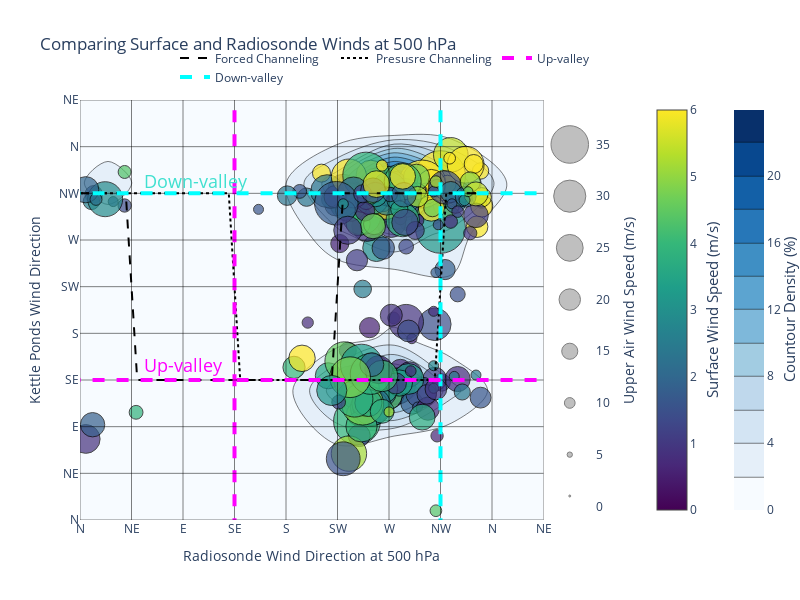
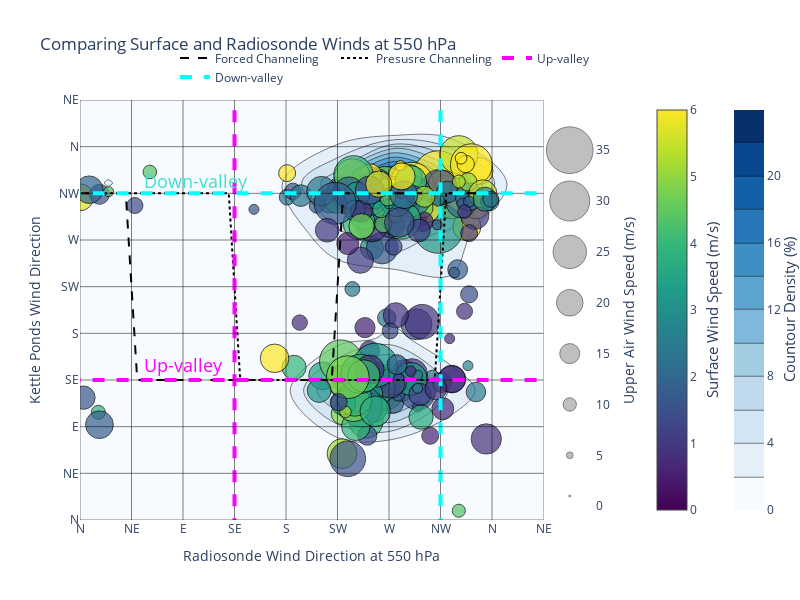
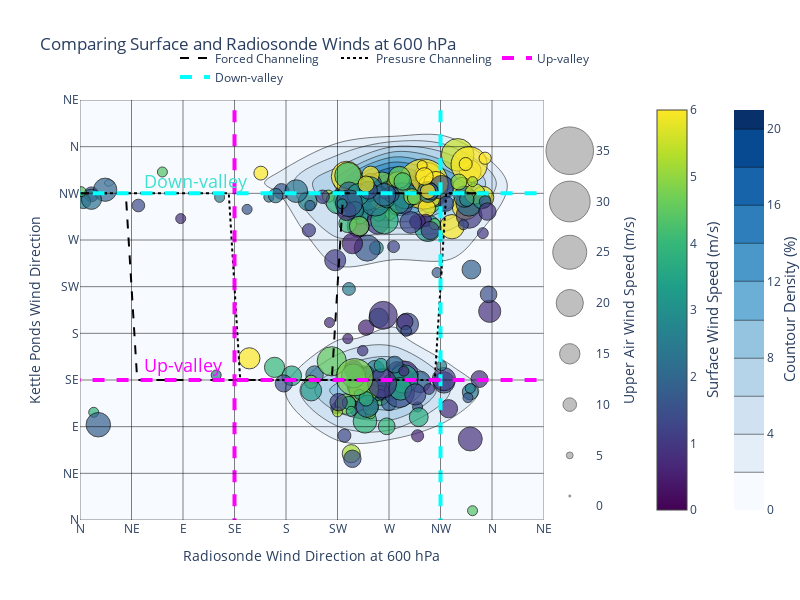

Notebook cell for these charts, in order:
### Code cell
levels = [500, 550, 600]
dfs = [pres_500_23, pres_550_23, pres_600_23]
for level, df in zip(levels, dfs):
    fig = plot_surface_and_upper_air(df, f'{level} hPa', surf_dir='dir_10m_c', surf_spd='spd_10m_c',)
    fig.show()

### Figure 1 — Plotly figure (JSON) as saved in the notebook; plotly's stock layout.template omitted (floating-point values rounded to 4 significant figures; data arrays with more than 128 entries replaced by an {"elided": "..."} marker saying what was removed)
{"data": [{"colorbar": {"x": 1.25}, "colorscale": [[0, "rgb(8,48,107)"], [0.125, "rgb(8,81,156)"], [0.25, "rgb(33,113,181)"], [0.375, "rgb(66,146,198)"], [0.5, "rgb(107,174,214)"], [0.625, "rgb(158,202,225)"], [0.75, "rgb(198,219,239)"], [0.875, "rgb(222,235,247)"], [1, "rgb(247,251,255)"]], "histnorm": "percent", "hovertemplate": "Upper Wind Speed: %{marker.size:.2f} m/s<br>Surface Wind Speed: %{marker.color:.2f} m/s<extra></extra>", "ncontours": 20, "reversescale": true, "showscale": true, "type": "histogram2dcontour", "x": {"elided": "244 int values"}, "xaxis": "x", "y": {"elided": "244 float values"}, "yaxis": "y"}, {"hovertemplate": "Upper Wind Speed: %{marker.size:.2f} m/s<br>Surface Wind Speed: %{marker.color:.2f} m/s<extra></extra>", "marker": {"cmax": 6, "cmin": 0, "color": {"elided": "244 float values"}, "colorbar": {"x": 1.1}, "colorscale": [[0, "#440154"], [0.1111, "#482878"], [0.2222, "#3e4989"], [0.3333, "#31688e"], [0.4444, "#26828e"], [0.5556, "#1f9e89"], [0.6667, "#35b779"], [0.7778, "#6ece58"], [0.8889, "#b5de2b"], [1, "#fde725"]], "line": {"color": "black", "width": 1}, "opacity": 0.7, "size": {"elided": "244 float values"}, "sizemin": 5, "sizemode": "diameter", "sizeref": 0.932}, "mode": "markers", "name": "500 mb", "showlegend": false, "type": "scatter", "x": {"elided": "244 int values"}, "y": {"elided": "244 float values"}}, {"hovertemplate": "Upper Wind Speed: %{marker.size:.2f} m/s<br>Surface Wind Speed: %{marker.color:.2f} m/s<extra></extra>", "line": {"color": "black", "dash": "dash"}, "mode": "lines", "name": "Forced Channeling", "showlegend": true, "type": "scatter", "x": [0, 10, 20, 30, 40, 50, 60, 70, 80, 90, 100, 110, 120, 130, 140, 150, 160, 170, 180, 190, 200, 210, 220, 230, 240, 250, 260, 270, 280, 290, 300, 310, 320, 330, 340, 350], "y": [315, 315, 315, 315, 315, 135, 135, 135, 135, 135, 135, 135, 135, 135, 135, 135, 135, 135, 135, 135, 135, 135, 135, 315, 315, 315, 315, 315, 315, 315, 315, 315, 315, 315, 315, 315]}, {"hovertemplate": "Upper Wind Speed: %{marker.size:.2f} m/s<br>Surface Wind Speed: %{marker.color:.2f} m/s<extra></extra>", "line": {"color": "black", "dash": "dot"}, "mode": "lines", "name": "Presusre Channeling", "showlegend": true, "type": "scatter", "x": [0, 10, 20, 30, 40, 50, 60, 70, 80, 90, 100, 110, 120, 130, 140, 150, 160, 170, 180, 190, 200, 210, 220, 230, 240, 250, 260, 270, 280, 290, 300, 310, 320, 330, 340, 350], "y": [315, 315, 315, 315, 315, 315, 315, 315, 315, 315, 315, 315, 315, 315, 135, 135, 135, 135, 135, 135, 135, 135, 135, 135, 135, 135, 135, 135, 135, 135, 135, 135, 315, 315, 315, 315]}, {"hovertemplate": "Upper Wind Speed: %{marker.size:.2f} m/s<br>Surface Wind Speed: %{marker.color:.2f} m/s<extra></extra>", "marker": {"cmax": 6, "cmin": 0, "color": "grey", "line": {"color": "black", "width": 1}, "opacity": 0.5, "size": [1, 5, 10, 15, 20, 25, 30, 35], "sizemin": 1, "sizemode": "diameter", "sizeref": 0.932}, "mode": "markers", "showlegend": false, "type": "scatter", "x": [0, 0, 0, 0, 0, 0, 0, 0], "xaxis": "x2", "y": [1, 5, 10, 15, 20, 25, 30, 35], "yaxis": "y2"}], "layout": {"annotations": [{"font": {"size": 15}, "showarrow": false, "text": "Countour Density (%)", "textangle": -90, "x": 1.4, "xref": "paper", "y": 0.5, "yref": "paper"}, {"font": {"size": 15}, "showarrow": false, "text": "Surface Wind Speed (m/s)", "textangle": -90, "x": 1.25, "xref": "paper", "y": 0.5, "yref": "paper"}, {"font": {"color": "turquoise", "size": 18}, "showarrow": false, "text": "Down-valley", "textangle": 0, "x": 0.12, "xref": "paper", "y": 0.84, "yref": "paper"}, {"font": {"color": "magenta", "size": 18}, "showarrow": false, "text": "Up-valley", "textangle": 0, "x": 0.12, "xref": "paper", "y": 0.37, "yref": "paper"}], "height": 600, "legend": {"orientation": "h", "x": 1, "xanchor": "right", "y": 1.02, "yanchor": "bottom"}, "margin": {"r": 150}, "plot_bgcolor": "rgba(0,0,0,0)", "shapes": [{"line": {"color": "black", "width": 1}, "opacity": 0.5, "type": "line", "x0": 0, "x1": 0, "y0": -10, "y1": 420}, {"line": {"color": "black", "width": 1}, "opacity": 0.5, "type": "line", "x0": 45, "x1": 45, "y0": -10, "y1": 420}, {"line": {"color": "black", "width": 1}, "opacity": 0.5, "type": "line", "x0": 90, "x1": 90, "y0": -10, "y1": 420}, {"line": {"color": "black", "width": 1}, "opacity": 0.5, "type": "line", "x0": 135, "x1": 135, "y0": -10, "y1": 420}, {"line": {"color": "magenta", "dash": "dash", "width": 4}, "name": "Up-valley", "showlegend": true, "type": "line", "x0": 135, "x1": 135, "y0": -10, "y1": 420}, {"line": {"color": "black", "width": 1}, "opacity": 0.5, "type": "line", "x0": 180, "x1": 180, "y0": -10, "y1": 420}, {"line": {"color": "black", "width": 1}, "opacity": 0.5, "type": "line", "x0": 225, "x1": 225, "y0": -10, "y1": 420}, {"line": {"color": "black", "width": 1}, "opacity": 0.5, "type": "line", "x0": 270, "x1": 270, "y0": -10, "y1": 420}, {"line": {"color": "black", "width": 1}, "opacity": 0.5, "type": "line", "x0": 315, "x1": 315, "y0": -10, "y1": 420}, {"line": {"color": "cyan", "dash": "dash", "width": 4}, "name": "Down-valley", "showlegend": true, "type": "line", "x0": 315, "x1": 315, "y0": -10, "y1": 420}, {"line": {"color": "black", "width": 1}, "opacity": 0.5, "type": "line", "x0": 360, "x1": 360, "y0": -10, "y1": 420}, {"line": {"color": "black", "width": 1}, "opacity": 0.5, "type": "line", "x0": 405, "x1": 405, "y0": -10, "y1": 420}, {"line": {"color": "black", "width": 1}, "opacity": 0.5, "type": "line", "x0": -10, "x1": 420, "y0": 0, "y1": 0}, {"line": {"color": "black", "width": 1}, "opacity": 0.5, "type": "line", "x0": -10, "x1": 420, "y0": 45, "y1": 45}, {"line": {"color": "black", "width": 1}, "opacity": 0.5, "type": "line", "x0": -10, "x1": 420, "y0": 90, "y1": 90}, {"line": {"color": "black", "width": 1}, "opacity": 0.5, "type": "line", "x0": -10, "x1": 420, "y0": 135, "y1": 135}, {"line": {"color": "magenta", "dash": "dash", "width": 4}, "type": "line", "x0": -10, "x1": 420, "y0": 135, "y1": 135}, {"line": {"color": "black", "width": 1}, "opacity": 0.5, "type": "line", "x0": -10, "x1": 420, "y0": 180, "y1": 180}, {"line": {"color": "black", "width": 1}, "opacity": 0.5, "type": "line", "x0": -10, "x1": 420, "y0": 225, "y1": 225}, {"line": {"color": "black", "width": 1}, "opacity": 0.5, "type": "line", "x0": -10, "x1": 420, "y0": 270, "y1": 270}, {"line": {"color": "black", "width": 1}, "opacity": 0.5, "type": "line", "x0": -10, "x1": 420, "y0": 315, "y1": 315}, {"line": {"color": "cyan", "dash": "dash", "width": 4}, "type": "line", "x0": -10, "x1": 420, "y0": 315, "y1": 315}, {"line": {"color": "black", "width": 1}, "opacity": 0.5, "type": "line", "x0": -10, "x1": 420, "y0": 360, "y1": 360}, {"line": {"color": "black", "width": 1}, "opacity": 0.5, "type": "line", "x0": -10, "x1": 420, "y0": 405, "y1": 405}], "title": {"text": "Comparing Surface and Radiosonde Winds at 500 hPa"}, "width": 800, "xaxis": {"domain": [0, 0.9], "range": [0, 405], "showgrid": true, "ticktext": ["N", "NE", "E", "SE", "S", "SW", "W", "NW", "N", "NE"], "tickvals": [0, 45, 90, 135, 180, 225, 270, 315, 360, 405], "title": {"text": "Radiosonde Wind Direction at 500 hPa"}}, "xaxis2": {"domain": [0.902, 1], "visible": false}, "yaxis": {"range": [0, 405], "ticktext": ["N", "NE", "E", "SE", "S", "SW", "W", "NW", "N", "NE"], "tickvals": [0, 45, 90, 135, 180, 225, 270, 315, 360, 405], "title": {"text": "Kettle Ponds Wind Direction"}}, "yaxis2": {"anchor": "free", "overlaying": "y", "position": 1, "side": "right", "title": {"text": "Upper Air Wind Speed (m/s)"}}}}

### Figure 2 — Plotly figure (JSON) as saved in the notebook; plotly's stock layout.template omitted (floating-point values rounded to 4 significant figures; data arrays with more than 128 entries replaced by an {"elided": "..."} marker saying what was removed)
{"data": [{"colorbar": {"x": 1.25}, "colorscale": [[0, "rgb(8,48,107)"], [0.125, "rgb(8,81,156)"], [0.25, "rgb(33,113,181)"], [0.375, "rgb(66,146,198)"], [0.5, "rgb(107,174,214)"], [0.625, "rgb(158,202,225)"], [0.75, "rgb(198,219,239)"], [0.875, "rgb(222,235,247)"], [1, "rgb(247,251,255)"]], "histnorm": "percent", "hovertemplate": "Upper Wind Speed: %{marker.size:.2f} m/s<br>Surface Wind Speed: %{marker.color:.2f} m/s<extra></extra>", "ncontours": 20, "reversescale": true, "showscale": true, "type": "histogram2dcontour", "x": {"elided": "244 int values"}, "xaxis": "x", "y": {"elided": "244 float values"}, "yaxis": "y"}, {"hovertemplate": "Upper Wind Speed: %{marker.size:.2f} m/s<br>Surface Wind Speed: %{marker.color:.2f} m/s<extra></extra>", "marker": {"cmax": 6, "cmin": 0, "color": {"elided": "244 float values"}, "colorbar": {"x": 1.1}, "colorscale": [[0, "#440154"], [0.1111, "#482878"], [0.2222, "#3e4989"], [0.3333, "#31688e"], [0.4444, "#26828e"], [0.5556, "#1f9e89"], [0.6667, "#35b779"], [0.7778, "#6ece58"], [0.8889, "#b5de2b"], [1, "#fde725"]], "line": {"color": "black", "width": 1}, "opacity": 0.7, "size": {"elided": "244 float values"}, "sizemin": 5, "sizemode": "diameter", "sizeref": 0.75}, "mode": "markers", "name": "500 mb", "showlegend": false, "type": "scatter", "x": {"elided": "244 int values"}, "y": {"elided": "244 float values"}}, {"hovertemplate": "Upper Wind Speed: %{marker.size:.2f} m/s<br>Surface Wind Speed: %{marker.color:.2f} m/s<extra></extra>", "line": {"color": "black", "dash": "dash"}, "mode": "lines", "name": "Forced Channeling", "showlegend": true, "type": "scatter", "x": [0, 10, 20, 30, 40, 50, 60, 70, 80, 90, 100, 110, 120, 130, 140, 150, 160, 170, 180, 190, 200, 210, 220, 230, 240, 250, 260, 270, 280, 290, 300, 310, 320, 330, 340, 350], "y": [315, 315, 315, 315, 315, 135, 135, 135, 135, 135, 135, 135, 135, 135, 135, 135, 135, 135, 135, 135, 135, 135, 135, 315, 315, 315, 315, 315, 315, 315, 315, 315, 315, 315, 315, 315]}, {"hovertemplate": "Upper Wind Speed: %{marker.size:.2f} m/s<br>Surface Wind Speed: %{marker.color:.2f} m/s<extra></extra>", "line": {"color": "black", "dash": "dot"}, "mode": "lines", "name": "Presusre Channeling", "showlegend": true, "type": "scatter", "x": [0, 10, 20, 30, 40, 50, 60, 70, 80, 90, 100, 110, 120, 130, 140, 150, 160, 170, 180, 190, 200, 210, 220, 230, 240, 250, 260, 270, 280, 290, 300, 310, 320, 330, 340, 350], "y": [315, 315, 315, 315, 315, 315, 315, 315, 315, 315, 315, 315, 315, 315, 135, 135, 135, 135, 135, 135, 135, 135, 135, 135, 135, 135, 135, 135, 135, 135, 135, 135, 315, 315, 315, 315]}, {"hovertemplate": "Upper Wind Speed: %{marker.size:.2f} m/s<br>Surface Wind Speed: %{marker.color:.2f} m/s<extra></extra>", "marker": {"cmax": 6, "cmin": 0, "color": "grey", "line": {"color": "black", "width": 1}, "opacity": 0.5, "size": [1, 5, 10, 15, 20, 25, 30, 35], "sizemin": 1, "sizemode": "diameter", "sizeref": 0.75}, "mode": "markers", "showlegend": false, "type": "scatter", "x": [0, 0, 0, 0, 0, 0, 0, 0], "xaxis": "x2", "y": [1, 5, 10, 15, 20, 25, 30, 35], "yaxis": "y2"}], "layout": {"annotations": [{"font": {"size": 15}, "showarrow": false, "text": "Countour Density (%)", "textangle": -90, "x": 1.4, "xref": "paper", "y": 0.5, "yref": "paper"}, {"font": {"size": 15}, "showarrow": false, "text": "Surface Wind Speed (m/s)", "textangle": -90, "x": 1.25, "xref": "paper", "y": 0.5, "yref": "paper"}, {"font": {"color": "turquoise", "size": 18}, "showarrow": false, "text": "Down-valley", "textangle": 0, "x": 0.12, "xref": "paper", "y": 0.84, "yref": "paper"}, {"font": {"color": "magenta", "size": 18}, "showarrow": false, "text": "Up-valley", "textangle": 0, "x": 0.12, "xref": "paper", "y": 0.37, "yref": "paper"}], "height": 600, "legend": {"orientation": "h", "x": 1, "xanchor": "right", "y": 1.02, "yanchor": "bottom"}, "margin": {"r": 150}, "plot_bgcolor": "rgba(0,0,0,0)", "shapes": [{"line": {"color": "black", "width": 1}, "opacity": 0.5, "type": "line", "x0": 0, "x1": 0, "y0": -10, "y1": 420}, {"line": {"color": "black", "width": 1}, "opacity": 0.5, "type": "line", "x0": 45, "x1": 45, "y0": -10, "y1": 420}, {"line": {"color": "black", "width": 1}, "opacity": 0.5, "type": "line", "x0": 90, "x1": 90, "y0": -10, "y1": 420}, {"line": {"color": "black", "width": 1}, "opacity": 0.5, "type": "line", "x0": 135, "x1": 135, "y0": -10, "y1": 420}, {"line": {"color": "magenta", "dash": "dash", "width": 4}, "name": "Up-valley", "showlegend": true, "type": "line", "x0": 135, "x1": 135, "y0": -10, "y1": 420}, {"line": {"color": "black", "width": 1}, "opacity": 0.5, "type": "line", "x0": 180, "x1": 180, "y0": -10, "y1": 420}, {"line": {"color": "black", "width": 1}, "opacity": 0.5, "type": "line", "x0": 225, "x1": 225, "y0": -10, "y1": 420}, {"line": {"color": "black", "width": 1}, "opacity": 0.5, "type": "line", "x0": 270, "x1": 270, "y0": -10, "y1": 420}, {"line": {"color": "black", "width": 1}, "opacity": 0.5, "type": "line", "x0": 315, "x1": 315, "y0": -10, "y1": 420}, {"line": {"color": "cyan", "dash": "dash", "width": 4}, "name": "Down-valley", "showlegend": true, "type": "line", "x0": 315, "x1": 315, "y0": -10, "y1": 420}, {"line": {"color": "black", "width": 1}, "opacity": 0.5, "type": "line", "x0": 360, "x1": 360, "y0": -10, "y1": 420}, {"line": {"color": "black", "width": 1}, "opacity": 0.5, "type": "line", "x0": 405, "x1": 405, "y0": -10, "y1": 420}, {"line": {"color": "black", "width": 1}, "opacity": 0.5, "type": "line", "x0": -10, "x1": 420, "y0": 0, "y1": 0}, {"line": {"color": "black", "width": 1}, "opacity": 0.5, "type": "line", "x0": -10, "x1": 420, "y0": 45, "y1": 45}, {"line": {"color": "black", "width": 1}, "opacity": 0.5, "type": "line", "x0": -10, "x1": 420, "y0": 90, "y1": 90}, {"line": {"color": "black", "width": 1}, "opacity": 0.5, "type": "line", "x0": -10, "x1": 420, "y0": 135, "y1": 135}, {"line": {"color": "magenta", "dash": "dash", "width": 4}, "type": "line", "x0": -10, "x1": 420, "y0": 135, "y1": 135}, {"line": {"color": "black", "width": 1}, "opacity": 0.5, "type": "line", "x0": -10, "x1": 420, "y0": 180, "y1": 180}, {"line": {"color": "black", "width": 1}, "opacity": 0.5, "type": "line", "x0": -10, "x1": 420, "y0": 225, "y1": 225}, {"line": {"color": "black", "width": 1}, "opacity": 0.5, "type": "line", "x0": -10, "x1": 420, "y0": 270, "y1": 270}, {"line": {"color": "black", "width": 1}, "opacity": 0.5, "type": "line", "x0": -10, "x1": 420, "y0": 315, "y1": 315}, {"line": {"color": "cyan", "dash": "dash", "width": 4}, "type": "line", "x0": -10, "x1": 420, "y0": 315, "y1": 315}, {"line": {"color": "black", "width": 1}, "opacity": 0.5, "type": "line", "x0": -10, "x1": 420, "y0": 360, "y1": 360}, {"line": {"color": "black", "width": 1}, "opacity": 0.5, "type": "line", "x0": -10, "x1": 420, "y0": 405, "y1": 405}], "title": {"text": "Comparing Surface and Radiosonde Winds at 550 hPa"}, "width": 800, "xaxis": {"domain": [0, 0.9], "range": [0, 405], "showgrid": true, "ticktext": ["N", "NE", "E", "SE", "S", "SW", "W", "NW", "N", "NE"], "tickvals": [0, 45, 90, 135, 180, 225, 270, 315, 360, 405], "title": {"text": "Radiosonde Wind Direction at 550 hPa"}}, "xaxis2": {"domain": [0.902, 1], "visible": false}, "yaxis": {"range": [0, 405], "ticktext": ["N", "NE", "E", "SE", "S", "SW", "W", "NW", "N", "NE"], "tickvals": [0, 45, 90, 135, 180, 225, 270, 315, 360, 405], "title": {"text": "Kettle Ponds Wind Direction"}}, "yaxis2": {"anchor": "free", "overlaying": "y", "position": 1, "side": "right", "title": {"text": "Upper Air Wind Speed (m/s)"}}}}

### Figure 3 — Plotly figure (JSON) as saved in the notebook; plotly's stock layout.template omitted (floating-point values rounded to 4 significant figures; data arrays with more than 128 entries replaced by an {"elided": "..."} marker saying what was removed)
{"data": [{"colorbar": {"x": 1.25}, "colorscale": [[0, "rgb(8,48,107)"], [0.125, "rgb(8,81,156)"], [0.25, "rgb(33,113,181)"], [0.375, "rgb(66,146,198)"], [0.5, "rgb(107,174,214)"], [0.625, "rgb(158,202,225)"], [0.75, "rgb(198,219,239)"], [0.875, "rgb(222,235,247)"], [1, "rgb(247,251,255)"]], "histnorm": "percent", "hovertemplate": "Upper Wind Speed: %{marker.size:.2f} m/s<br>Surface Wind Speed: %{marker.color:.2f} m/s<extra></extra>", "ncontours": 20, "reversescale": true, "showscale": true, "type": "histogram2dcontour", "x": {"elided": "244 int values"}, "xaxis": "x", "y": {"elided": "244 float values"}, "yaxis": "y"}, {"hovertemplate": "Upper Wind Speed: %{marker.size:.2f} m/s<br>Surface Wind Speed: %{marker.color:.2f} m/s<extra></extra>", "marker": {"cmax": 6, "cmin": 0, "color": {"elided": "244 float values"}, "colorbar": {"x": 1.1}, "colorscale": [[0, "#440154"], [0.1111, "#482878"], [0.2222, "#3e4989"], [0.3333, "#31688e"], [0.4444, "#26828e"], [0.5556, "#1f9e89"], [0.6667, "#35b779"], [0.7778, "#6ece58"], [0.8889, "#b5de2b"], [1, "#fde725"]], "line": {"color": "black", "width": 1}, "opacity": 0.7, "size": {"elided": "244 float values"}, "sizemin": 5, "sizemode": "diameter", "sizeref": 0.736}, "mode": "markers", "name": "500 mb", "showlegend": false, "type": "scatter", "x": {"elided": "244 int values"}, "y": {"elided": "244 float values"}}, {"hovertemplate": "Upper Wind Speed: %{marker.size:.2f} m/s<br>Surface Wind Speed: %{marker.color:.2f} m/s<extra></extra>", "line": {"color": "black", "dash": "dash"}, "mode": "lines", "name": "Forced Channeling", "showlegend": true, "type": "scatter", "x": [0, 10, 20, 30, 40, 50, 60, 70, 80, 90, 100, 110, 120, 130, 140, 150, 160, 170, 180, 190, 200, 210, 220, 230, 240, 250, 260, 270, 280, 290, 300, 310, 320, 330, 340, 350], "y": [315, 315, 315, 315, 315, 135, 135, 135, 135, 135, 135, 135, 135, 135, 135, 135, 135, 135, 135, 135, 135, 135, 135, 315, 315, 315, 315, 315, 315, 315, 315, 315, 315, 315, 315, 315]}, {"hovertemplate": "Upper Wind Speed: %{marker.size:.2f} m/s<br>Surface Wind Speed: %{marker.color:.2f} m/s<extra></extra>", "line": {"color": "black", "dash": "dot"}, "mode": "lines", "name": "Presusre Channeling", "showlegend": true, "type": "scatter", "x": [0, 10, 20, 30, 40, 50, 60, 70, 80, 90, 100, 110, 120, 130, 140, 150, 160, 170, 180, 190, 200, 210, 220, 230, 240, 250, 260, 270, 280, 290, 300, 310, 320, 330, 340, 350], "y": [315, 315, 315, 315, 315, 315, 315, 315, 315, 315, 315, 315, 315, 315, 135, 135, 135, 135, 135, 135, 135, 135, 135, 135, 135, 135, 135, 135, 135, 135, 135, 135, 315, 315, 315, 315]}, {"hovertemplate": "Upper Wind Speed: %{marker.size:.2f} m/s<br>Surface Wind Speed: %{marker.color:.2f} m/s<extra></extra>", "marker": {"cmax": 6, "cmin": 0, "color": "grey", "line": {"color": "black", "width": 1}, "opacity": 0.5, "size": [1, 5, 10, 15, 20, 25, 30, 35], "sizemin": 1, "sizemode": "diameter", "sizeref": 0.736}, "mode": "markers", "showlegend": false, "type": "scatter", "x": [0, 0, 0, 0, 0, 0, 0, 0], "xaxis": "x2", "y": [1, 5, 10, 15, 20, 25, 30, 35], "yaxis": "y2"}], "layout": {"annotations": [{"font": {"size": 15}, "showarrow": false, "text": "Countour Density (%)", "textangle": -90, "x": 1.4, "xref": "paper", "y": 0.5, "yref": "paper"}, {"font": {"size": 15}, "showarrow": false, "text": "Surface Wind Speed (m/s)", "textangle": -90, "x": 1.25, "xref": "paper", "y": 0.5, "yref": "paper"}, {"font": {"color": "turquoise", "size": 18}, "showarrow": false, "text": "Down-valley", "textangle": 0, "x": 0.12, "xref": "paper", "y": 0.84, "yref": "paper"}, {"font": {"color": "magenta", "size": 18}, "showarrow": false, "text": "Up-valley", "textangle": 0, "x": 0.12, "xref": "paper", "y": 0.37, "yref": "paper"}], "height": 600, "legend": {"orientation": "h", "x": 1, "xanchor": "right", "y": 1.02, "yanchor": "bottom"}, "margin": {"r": 150}, "plot_bgcolor": "rgba(0,0,0,0)", "shapes": [{"line": {"color": "black", "width": 1}, "opacity": 0.5, "type": "line", "x0": 0, "x1": 0, "y0": -10, "y1": 420}, {"line": {"color": "black", "width": 1}, "opacity": 0.5, "type": "line", "x0": 45, "x1": 45, "y0": -10, "y1": 420}, {"line": {"color": "black", "width": 1}, "opacity": 0.5, "type": "line", "x0": 90, "x1": 90, "y0": -10, "y1": 420}, {"line": {"color": "black", "width": 1}, "opacity": 0.5, "type": "line", "x0": 135, "x1": 135, "y0": -10, "y1": 420}, {"line": {"color": "magenta", "dash": "dash", "width": 4}, "name": "Up-valley", "showlegend": true, "type": "line", "x0": 135, "x1": 135, "y0": -10, "y1": 420}, {"line": {"color": "black", "width": 1}, "opacity": 0.5, "type": "line", "x0": 180, "x1": 180, "y0": -10, "y1": 420}, {"line": {"color": "black", "width": 1}, "opacity": 0.5, "type": "line", "x0": 225, "x1": 225, "y0": -10, "y1": 420}, {"line": {"color": "black", "width": 1}, "opacity": 0.5, "type": "line", "x0": 270, "x1": 270, "y0": -10, "y1": 420}, {"line": {"color": "black", "width": 1}, "opacity": 0.5, "type": "line", "x0": 315, "x1": 315, "y0": -10, "y1": 420}, {"line": {"color": "cyan", "dash": "dash", "width": 4}, "name": "Down-valley", "showlegend": true, "type": "line", "x0": 315, "x1": 315, "y0": -10, "y1": 420}, {"line": {"color": "black", "width": 1}, "opacity": 0.5, "type": "line", "x0": 360, "x1": 360, "y0": -10, "y1": 420}, {"line": {"color": "black", "width": 1}, "opacity": 0.5, "type": "line", "x0": 405, "x1": 405, "y0": -10, "y1": 420}, {"line": {"color": "black", "width": 1}, "opacity": 0.5, "type": "line", "x0": -10, "x1": 420, "y0": 0, "y1": 0}, {"line": {"color": "black", "width": 1}, "opacity": 0.5, "type": "line", "x0": -10, "x1": 420, "y0": 45, "y1": 45}, {"line": {"color": "black", "width": 1}, "opacity": 0.5, "type": "line", "x0": -10, "x1": 420, "y0": 90, "y1": 90}, {"line": {"color": "black", "width": 1}, "opacity": 0.5, "type": "line", "x0": -10, "x1": 420, "y0": 135, "y1": 135}, {"line": {"color": "magenta", "dash": "dash", "width": 4}, "type": "line", "x0": -10, "x1": 420, "y0": 135, "y1": 135}, {"line": {"color": "black", "width": 1}, "opacity": 0.5, "type": "line", "x0": -10, "x1": 420, "y0": 180, "y1": 180}, {"line": {"color": "black", "width": 1}, "opacity": 0.5, "type": "line", "x0": -10, "x1": 420, "y0": 225, "y1": 225}, {"line": {"color": "black", "width": 1}, "opacity": 0.5, "type": "line", "x0": -10, "x1": 420, "y0": 270, "y1": 270}, {"line": {"color": "black", "width": 1}, "opacity": 0.5, "type": "line", "x0": -10, "x1": 420, "y0": 315, "y1": 315}, {"line": {"color": "cyan", "dash": "dash", "width": 4}, "type": "line", "x0": -10, "x1": 420, "y0": 315, "y1": 315}, {"line": {"color": "black", "width": 1}, "opacity": 0.5, "type": "line", "x0": -10, "x1": 420, "y0": 360, "y1": 360}, {"line": {"color": "black", "width": 1}, "opacity": 0.5, "type": "line", "x0": -10, "x1": 420, "y0": 405, "y1": 405}], "title": {"text": "Comparing Surface and Radiosonde Winds at 600 hPa"}, "width": 800, "xaxis": {"domain": [0, 0.9], "range": [0, 405], "showgrid": true, "ticktext": ["N", "NE", "E", "SE", "S", "SW", "W", "NW", "N", "NE"], "tickvals": [0, 45, 90, 135, 180, 225, 270, 315, 360, 405], "title": {"text": "Radiosonde Wind Direction at 600 hPa"}}, "xaxis2": {"domain": [0.902, 1], "visible": false}, "yaxis": {"range": [0, 405], "ticktext": ["N", "NE", "E", "SE", "S", "SW", "W", "NW", "N", "NE"], "tickvals": [0, 45, 90, 135, 180, 225, 270, 315, 360, 405], "title": {"text": "Kettle Ponds Wind Direction"}}, "yaxis2": {"anchor": "free", "overlaying": "y", "position": 1, "side": "right", "title": {"text": "Upper Air Wind Speed (m/s)"}}}}
